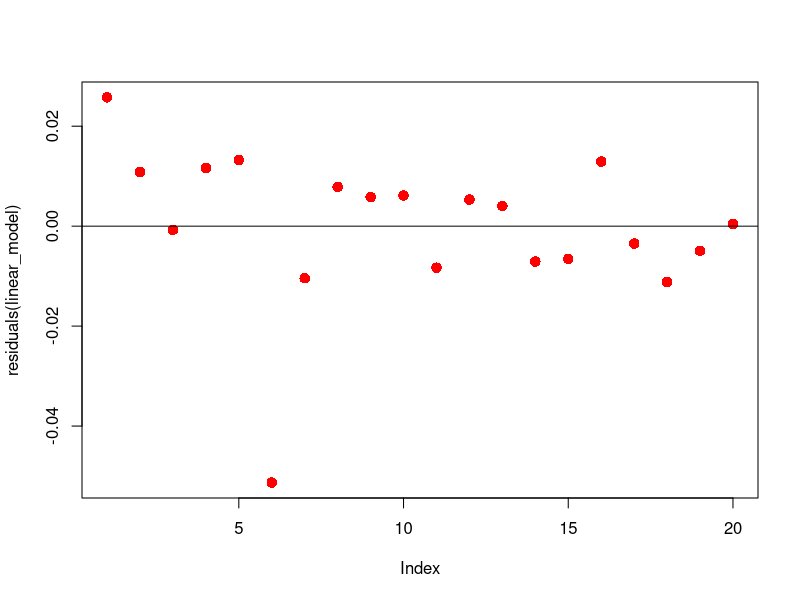

The R script that drew this image:
## ---- chunk 1
# read the data
cables_data<-read.csv("Data/CablesDataset.csv")
head(cables_data)
## ---- chunk 2
# fit the linear model

linear_model<-lm(Failure.Time ~ Material.Type + Rainfall,
                 data = cables_data)


## ---- chunk 3
# output the linear model fit summary statistics
summary(linear_model)
## ---- chunk 4
coef(linear_model)
## ---- chunk 5
confint(linear_model)
## ---- chunk 6
# obtain the residuals

residuals(linear_model)

## ---- chunk 7
# obtain the largest residuals 

which.max( residuals(linear_model) ) 

## ---- chunk 8
# obtain the largest residuals

which.max( abs ( residuals(linear_model) ) )

## ---- chunk 9
# plot the residuals

plot(residuals(linear_model),
      pch=16,col="red",cex=1.4)

abline(h=0)

## ---- chunk 10
# remove data point 6 and redefine the dataset

cables_data2 <- cables_data[-6,]

## ---- chunk 11
# refit the linear model

linear_model2 <- lm(Failure.Time~Material.Type + Rainfall,
    data = cables_data2)


## ---- chunk 12
summary(linear_model2)
## ---- chunk 13
# fit a Gamma GLM
gfit<-glm(Failure.Time~Material.Type+Rainfall,
        family= Gamma(link=inverse), 
        data = cables_data2)
## ---- chunk 14
summary(gfit)

## ---- chunk 15
coef(gfit)
## ---- chunk 16
# review the model fit
summary(gfit)
